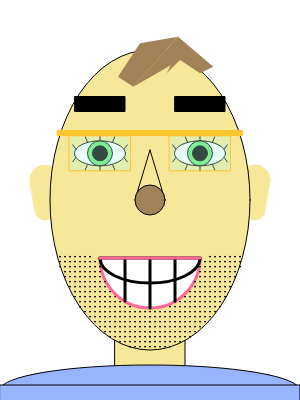
Frame 1 (no input)
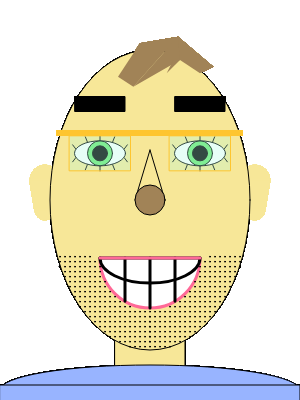
Frame 60 (no input)
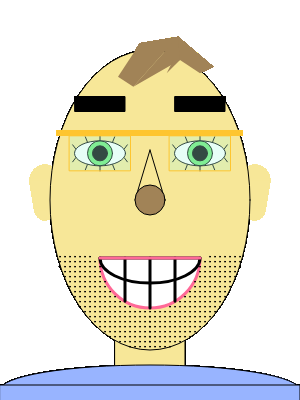
Frame 120 (the mouse pressed at the canvas centre since frame 60)

The p5.js sketch that drew these frames (run headless with seeded random() and noise() and a simulated clock; from frame 60 on, the mouse is pressed at the canvas centre):

// p5.js sketch
// ── sketch.js
/*
Face Assignment
Created by Ryan, Tagan, Sebastian, Tyler
March 25, 2019
*/

// do not scale// //some parts scalable, most not//
let facewidth = 200;
let faceheight = 300;

function setup() {
  // put setup code here
  // create the canvas
  createCanvas(300,400);

} // end setup

function draw() {
  // put drawing code here
  drawEars(width/4-30);
  drawEars(3*width/4+30);

  ellipseMode(CENTER);

  fill(247,231,152);
  //the upper boddy (by sebastian)
  rectMode(CENTER);
  rect(width/2,3*height/4+50,facewidth/2-30,faceheight/4+1);
  fill(152,180,255);
  ellipse(width/2,height-10,width,faceheight/6);
  rect(width/2,height,width,faceheight/10);
  //face
  fill(247,231,152);
  ellipse(width/2,height/2,facewidth,faceheight);

  drawEyes(width/3,height/2)
  drawEyes(width/1.5,height/2)
  drawHair(width/2,height/2);
  drawNose();
  drawMouth(width/2,height/1.55);

// facial hair (by ryan)

  drawFacialhair(width/2+60,height/1.5+15-5-5-5-5-5);
  drawFacialhair(width/2+55,height/1.5+20-5-5-5-5-5);
  drawFacialhair(width/2+50,height/1.5+25-5-5-5-5-5);
  drawFacialhair(width/2+5,height/1.5+70-5-5-5-5-5);
  drawFacialhair(width/2,height/1.5+75-5-5-5-5-5);

  drawFacialhair(width/2+65,height/1.5+10-5-5-5-5);
  drawFacialhair(width/2+60,height/1.5+15-5-5-5-5);
  drawFacialhair(width/2+55,height/1.5+20-5-5-5-5);
  drawFacialhair(width/2+50,height/1.5+25-5-5-5-5);
  drawFacialhair(width/2+10,height/1.5+65-5-5-5-5);
  drawFacialhair(width/2+5,height/1.5+70-5-5-5-5);
  drawFacialhair(width/2,height/1.5+75-5-5-5-5);

  drawFacialhair(width/2+70,height/1.5+5-5-5-5);
  drawFacialhair(width/2+65,height/1.5+10-5-5-5);
  drawFacialhair(width/2+60,height/1.5+15-5-5-5);
  drawFacialhair(width/2+55,height/1.5+20-5-5-5);
  drawFacialhair(width/2+50,height/1.5+25-5-5-5);
  drawFacialhair(width/2+45,height/1.5+30-5-5-5);
  drawFacialhair(width/2+25,height/1.5+50-5-5-5);
  drawFacialhair(width/2+20,height/1.5+55-5-5-5);
  drawFacialhair(width/2+15,height/1.5+60-5-5-5);
  drawFacialhair(width/2+10,height/1.5+65-5-5-5);
  drawFacialhair(width/2+5,height/1.5+70-5-5-5);
  drawFacialhair(width/2,height/1.5+75-5-5-5);

  drawFacialhair(width/2+75,height/1.5-5-5);
  drawFacialhair(width/2+70,height/1.5+5-5-5);
  drawFacialhair(width/2+65,height/1.5+10-5-5);
  drawFacialhair(width/2+60,height/1.5+15-5-5);
  drawFacialhair(width/2+55,height/1.5+20-5-5);
  drawFacialhair(width/2+50,height/1.5+25-5-5);
  drawFacialhair(width/2+45,height/1.5+30-5-5);
  drawFacialhair(width/2+40,height/1.5+35-5-5);
  drawFacialhair(width/2+35,height/1.5+40-5-5);
  drawFacialhair(width/2+30,height/1.5+45-5-5);
  drawFacialhair(width/2+25,height/1.5+50-5-5);
  drawFacialhair(width/2+20,height/1.5+55-5-5);
  drawFacialhair(width/2+15,height/1.5+60-5-5);
  drawFacialhair(width/2+10,height/1.5+65-5-5);
  drawFacialhair(width/2+5,height/1.5+70-5-5);
  drawFacialhair(width/2,height/1.5+75-5-5);

  drawFacialhair(width/2+80,height/1.5-5-5);
  drawFacialhair(width/2+75,height/1.5-5);
  drawFacialhair(width/2+70,height/1.5+5-5);
  drawFacialhair(width/2+65,height/1.5+10-5);
  drawFacialhair(width/2+60,height/1.5+15-5);
  drawFacialhair(width/2+55,height/1.5+20-5);
  drawFacialhair(width/2+50,height/1.5+25-5);
  drawFacialhair(width/2+45,height/1.5+30-5);
  drawFacialhair(width/2+40,height/1.5+35-5);
  drawFacialhair(width/2+35,height/1.5+40-5);
  drawFacialhair(width/2+30,height/1.5+45-5);
  drawFacialhair(width/2+25,height/1.5+50-5);
  drawFacialhair(width/2+20,height/1.5+55-5);
  drawFacialhair(width/2+15,height/1.5+60-5);
  drawFacialhair(width/2+10,height/1.5+65-5);
  drawFacialhair(width/2+5,height/1.5+70-5);
  drawFacialhair(width/2,height/1.5+75-5);

  drawFacialhair(width/2+85,height/1.5-10);
  drawFacialhair(width/2+80,height/1.5-5);
  drawFacialhair(width/2+75,height/1.5);
  drawFacialhair(width/2+70,height/1.5+5);
  drawFacialhair(width/2+65,height/1.5+10);
  drawFacialhair(width/2+60,height/1.5+15);
  drawFacialhair(width/2+55,height/1.5+20);
  drawFacialhair(width/2+50,height/1.5+25);
  drawFacialhair(width/2+45,height/1.5+30);
  drawFacialhair(width/2+40,height/1.5+35);
  drawFacialhair(width/2+35,height/1.5+40);
  drawFacialhair(width/2+30,height/1.5+45);
  drawFacialhair(width/2+25,height/1.5+50);
  drawFacialhair(width/2+20,height/1.5+55);
  drawFacialhair(width/2+15,height/1.5+60);
  drawFacialhair(width/2+10,height/1.5+65);
  drawFacialhair(width/2+5,height/1.5+70);
  drawFacialhair(width/2,height/1.5+75);

  drawFacialhair(width/2+90,height/1.5-10);
  drawFacialhair(width/2+85,height/1.5-5);
  drawFacialhair(width/2+80,height/1.5);
  drawFacialhair(width/2+75,height/1.5+5);
  drawFacialhair(width/2+70,height/1.5+10);
  drawFacialhair(width/2+65,height/1.5+15);
  drawFacialhair(width/2+60,height/1.5+20);
  drawFacialhair(width/2+55,height/1.5+25);
  drawFacialhair(width/2+50,height/1.5+30);
  drawFacialhair(width/2+45,height/1.5+35);
  drawFacialhair(width/2+40,height/1.5+40);
  drawFacialhair(width/2+35,height/1.5+45);
  drawFacialhair(width/2+30,height/1.5+50);
  drawFacialhair(width/2+25,height/1.5+55);
  drawFacialhair(width/2+20,height/1.5+60);
  drawFacialhair(width/2+15,height/1.5+65);
  drawFacialhair(width/2+10,height/1.5+70);
  drawFacialhair(width/2+5,height/1.5+75);
  drawFacialhair(width/2,height/1.5+80);

  drawFacialhair(width/2+90,height/1.5-5);
  drawFacialhair(width/2+85,height/1.5);
  drawFacialhair(width/2+80,height/1.5+5);
  drawFacialhair(width/2+75,height/1.5+10);
  drawFacialhair(width/2+70,height/1.5+15);
  drawFacialhair(width/2+65,height/1.5+20);
  drawFacialhair(width/2+60,height/1.5+25);
  drawFacialhair(width/2+55,height/1.5+30);
  drawFacialhair(width/2+50,height/1.5+35);
  drawFacialhair(width/2+45,height/1.5+40);
  drawFacialhair(width/2+40,height/1.5+45);
  drawFacialhair(width/2+35,height/1.5+50);
  drawFacialhair(width/2+30,height/1.5+55);
  drawFacialhair(width/2+25,height/1.5+60);
  drawFacialhair(width/2+20,height/1.5+65);
  drawFacialhair(width/2+15,height/1.5+70);
  drawFacialhair(width/2+10,height/1.5+75);
  drawFacialhair(width/2+5,height/1.5+80);

  drawFacialhair(width/2+90,height/1.5-5+5);
  drawFacialhair(width/2+85,height/1.5+5);
  drawFacialhair(width/2+80,height/1.5+5+5);
  drawFacialhair(width/2+75,height/1.5+10+5);
  drawFacialhair(width/2+70,height/1.5+15+5);
  drawFacialhair(width/2+65,height/1.5+20+5);
  drawFacialhair(width/2+60,height/1.5+25+5);
  drawFacialhair(width/2+55,height/1.5+30+5);
  drawFacialhair(width/2+50,height/1.5+35+5);
  drawFacialhair(width/2+45,height/1.5+40+5);
  drawFacialhair(width/2+40,height/1.5+45+5);
  drawFacialhair(width/2+35,height/1.5+50+5);
  drawFacialhair(width/2+30,height/1.5+55+5);
  drawFacialhair(width/2+25,height/1.5+60+5);
  drawFacialhair(width/2+20,height/1.5+65+5);
  drawFacialhair(width/2+15,height/1.5+70+5);
  drawFacialhair(width/2+10,height/1.5+75+5);

  drawFacialhair(width/2+85,height/1.5+5+5);
  drawFacialhair(width/2+80,height/1.5+5+5+5);
  drawFacialhair(width/2+75,height/1.5+10+5+5);
  drawFacialhair(width/2+70,height/1.5+15+5+5);
  drawFacialhair(width/2+65,height/1.5+20+5+5);
  drawFacialhair(width/2+60,height/1.5+25+5+5);
  drawFacialhair(width/2+55,height/1.5+30+5+5);
  drawFacialhair(width/2+50,height/1.5+35+5+5);
  drawFacialhair(width/2+45,height/1.5+40+5+5);
  drawFacialhair(width/2+40,height/1.5+45+5+5);
  drawFacialhair(width/2+35,height/1.5+50+5+5);
  drawFacialhair(width/2+30,height/1.5+55+5+5);
  drawFacialhair(width/2+25,height/1.5+60+5+5);
  drawFacialhair(width/2+20,height/1.5+65+5+5);
  drawFacialhair(width/2+15,height/1.5+70+5+5);

  drawFacialhair(width/2+80,height/1.5+5+5+5+5);
  drawFacialhair(width/2+75,height/1.5+10+5+5+5);
  drawFacialhair(width/2+70,height/1.5+15+5+5+5);
  drawFacialhair(width/2+65,height/1.5+20+5+5+5);
  drawFacialhair(width/2+60,height/1.5+25+5+5+5);
  drawFacialhair(width/2+55,height/1.5+30+5+5+5);
  drawFacialhair(width/2+50,height/1.5+35+5+5+5);
  drawFacialhair(width/2+45,height/1.5+40+5+5+5);
  drawFacialhair(width/2+40,height/1.5+45+5+5+5);
  drawFacialhair(width/2+35,height/1.5+50+5+5+5);
  drawFacialhair(width/2+30,height/1.5+55+5+5+5);
  drawFacialhair(width/2+25,height/1.5+60+5+5+5);
  drawFacialhair(width/2+20,height/1.5+65+5+5+5);

  drawFacialhair(width/2+75,height/1.5+10+5+5+5+5);
  drawFacialhair(width/2+70,height/1.5+15+5+5+5+5);
  drawFacialhair(width/2+65,height/1.5+20+5+5+5+5);
  drawFacialhair(width/2+60,height/1.5+25+5+5+5+5);
  drawFacialhair(width/2+55,height/1.5+30+5+5+5+5);
  drawFacialhair(width/2+50,height/1.5+35+5+5+5+5);
  drawFacialhair(width/2+45,height/1.5+40+5+5+5+5);
  drawFacialhair(width/2+40,height/1.5+45+5+5+5+5);
  drawFacialhair(width/2+35,height/1.5+50+5+5+5+5);
  drawFacialhair(width/2+30,height/1.5+55+5+5+5+5);

  drawFacialhair(width/2+70,height/1.5+15+5+5+5+5+5);
  drawFacialhair(width/2+65,height/1.5+20+5+5+5+5+5);
  drawFacialhair(width/2+60,height/1.5+25+5+5+5+5+5);
  drawFacialhair(width/2+55,height/1.5+30+5+5+5+5+5);
  drawFacialhair(width/2+50,height/1.5+35+5+5+5+5+5);
  drawFacialhair(width/2+45,height/1.5+40+5+5+5+5+5);
  drawFacialhair(width/2+40,height/1.5+45+5+5+5+5+5);


  drawFacialhair(width/2,height/1.5+75-5-5-5-5-5-5);


  drawFacialhair(width/2-60,height/1.5+15-5-5-5-5-5);
  drawFacialhair(width/2-55,height/1.5+20-5-5-5-5-5);
  drawFacialhair(width/2-50,height/1.5+25-5-5-5-5-5);
  drawFacialhair(width/2-5,height/1.5+70-5-5-5-5-5);
  drawFacialhair(width/2,height/1.5+75-5-5-5-5-5);

  drawFacialhair(width/2-65,height/1.5+10-5-5-5-5);
  drawFacialhair(width/2-60,height/1.5+15-5-5-5-5);
  drawFacialhair(width/2-55,height/1.5+20-5-5-5-5);
  drawFacialhair(width/2-50,height/1.5+25-5-5-5-5);
  drawFacialhair(width/2-10,height/1.5+65-5-5-5-5);
  drawFacialhair(width/2-5,height/1.5+70-5-5-5-5);
  drawFacialhair(width/2,height/1.5+75-5-5-5-5);

  drawFacialhair(width/2-70,height/1.5+5-5-5-5);
  drawFacialhair(width/2-65,height/1.5+10-5-5-5);
  drawFacialhair(width/2-60,height/1.5+15-5-5-5);
  drawFacialhair(width/2-55,height/1.5+20-5-5-5);
  drawFacialhair(width/2-50,height/1.5+25-5-5-5);
  drawFacialhair(width/2-45,height/1.5+30-5-5-5);
  drawFacialhair(width/2-25,height/1.5+50-5-5-5);
  drawFacialhair(width/2-20,height/1.5+55-5-5-5);
  drawFacialhair(width/2-15,height/1.5+60-5-5-5);
  drawFacialhair(width/2-10,height/1.5+65-5-5-5);
  drawFacialhair(width/2-5,height/1.5+70-5-5-5);
  drawFacialhair(width/2,height/1.5+75-5-5-5);

  drawFacialhair(width/2-75,height/1.5-5-5);
  drawFacialhair(width/2-70,height/1.5+5-5-5);
  drawFacialhair(width/2-65,height/1.5+10-5-5);
  drawFacialhair(width/2-60,height/1.5+15-5-5);
  drawFacialhair(width/2-55,height/1.5+20-5-5);
  drawFacialhair(width/2-50,height/1.5+25-5-5);
  drawFacialhair(width/2-45,height/1.5+30-5-5);
  drawFacialhair(width/2-40,height/1.5+35-5-5);
  drawFacialhair(width/2-35,height/1.5+40-5-5);
  drawFacialhair(width/2-30,height/1.5+45-5-5);
  drawFacialhair(width/2-25,height/1.5+50-5-5);
  drawFacialhair(width/2-20,height/1.5+55-5-5);
  drawFacialhair(width/2-15,height/1.5+60-5-5);
  drawFacialhair(width/2-10,height/1.5+65-5-5);
  drawFacialhair(width/2-5,height/1.5+70-5-5);
  drawFacialhair(width/2,height/1.5+75-5-5);

  drawFacialhair(width/2-80,height/1.5-5-5);
  drawFacialhair(width/2-75,height/1.5-5);
  drawFacialhair(width/2-70,height/1.5+5-5);
  drawFacialhair(width/2-65,height/1.5+10-5);
  drawFacialhair(width/2-60,height/1.5+15-5);
  drawFacialhair(width/2-55,height/1.5+20-5);
  drawFacialhair(width/2-50,height/1.5+25-5);
  drawFacialhair(width/2-45,height/1.5+30-5);
  drawFacialhair(width/2-40,height/1.5+35-5);
  drawFacialhair(width/2-35,height/1.5+40-5);
  drawFacialhair(width/2-30,height/1.5+45-5);
  drawFacialhair(width/2-25,height/1.5+50-5);
  drawFacialhair(width/2-20,height/1.5+55-5);
  drawFacialhair(width/2-15,height/1.5+60-5);
  drawFacialhair(width/2-10,height/1.5+65-5);
  drawFacialhair(width/2-5,height/1.5+70-5);
  drawFacialhair(width/2,height/1.5+75-5);

  drawFacialhair(width/2-85,height/1.5-10);
  drawFacialhair(width/2-80,height/1.5-5);
  drawFacialhair(width/2-75,height/1.5);
  drawFacialhair(width/2-70,height/1.5+5);
  drawFacialhair(width/2-65,height/1.5+10);
  drawFacialhair(width/2-60,height/1.5+15);
  drawFacialhair(width/2-55,height/1.5+20);
  drawFacialhair(width/2-50,height/1.5+25);
  drawFacialhair(width/2-45,height/1.5+30);
  drawFacialhair(width/2-40,height/1.5+35);
  drawFacialhair(width/2-35,height/1.5+40);
  drawFacialhair(width/2-30,height/1.5+45);
  drawFacialhair(width/2-25,height/1.5+50);
  drawFacialhair(width/2-20,height/1.5+55);
  drawFacialhair(width/2-15,height/1.5+60);
  drawFacialhair(width/2-10,height/1.5+65);
  drawFacialhair(width/2-5,height/1.5+70);
  drawFacialhair(width/2,height/1.5+75);

  drawFacialhair(width/2-90,height/1.5-10);
  drawFacialhair(width/2-85,height/1.5-5);
  drawFacialhair(width/2-80,height/1.5);
  drawFacialhair(width/2-75,height/1.5+5);
  drawFacialhair(width/2-70,height/1.5+10);
  drawFacialhair(width/2-65,height/1.5+15);
  drawFacialhair(width/2-60,height/1.5+20);
  drawFacialhair(width/2-55,height/1.5+25);
  drawFacialhair(width/2-50,height/1.5+30);
  drawFacialhair(width/2-45,height/1.5+35);
  drawFacialhair(width/2-40,height/1.5+40);
  drawFacialhair(width/2-35,height/1.5+45);
  drawFacialhair(width/2-30,height/1.5+50);
  drawFacialhair(width/2-25,height/1.5+55);
  drawFacialhair(width/2-20,height/1.5+60);
  drawFacialhair(width/2-15,height/1.5+65);
  drawFacialhair(width/2-10,height/1.5+70);
  drawFacialhair(width/2-5,height/1.5+75);

  drawFacialhair(width/2-90,height/1.5-5);
  drawFacialhair(width/2-85,height/1.5);
  drawFacialhair(width/2-80,height/1.5+5);
  drawFacialhair(width/2-75,height/1.5+10);
  drawFacialhair(width/2-70,height/1.5+15);
  drawFacialhair(width/2-65,height/1.5+20);
  drawFacialhair(width/2-60,height/1.5+25);
  drawFacialhair(width/2-55,height/1.5+30);
  drawFacialhair(width/2-50,height/1.5+35);
  drawFacialhair(width/2-45,height/1.5+40);
  drawFacialhair(width/2-40,height/1.5+45);
  drawFacialhair(width/2-35,height/1.5+50);
  drawFacialhair(width/2-30,height/1.5+55);
  drawFacialhair(width/2-25,height/1.5+60);
  drawFacialhair(width/2-20,height/1.5+65);
  drawFacialhair(width/2-15,height/1.5+70);
  drawFacialhair(width/2-10,height/1.5+75);
  drawFacialhair(width/2-5,height/1.5+80);

  drawFacialhair(width/2-90,height/1.5-5+5);
  drawFacialhair(width/2-85,height/1.5+5);
  drawFacialhair(width/2-80,height/1.5+5+5);
  drawFacialhair(width/2-75,height/1.5+10+5);
  drawFacialhair(width/2-70,height/1.5+15+5);
  drawFacialhair(width/2-65,height/1.5+20+5);
  drawFacialhair(width/2-60,height/1.5+25+5);
  drawFacialhair(width/2-55,height/1.5+30+5);
  drawFacialhair(width/2-50,height/1.5+35+5);
  drawFacialhair(width/2-45,height/1.5+40+5);
  drawFacialhair(width/2-40,height/1.5+45+5);
  drawFacialhair(width/2-35,height/1.5+50+5);
  drawFacialhair(width/2-30,height/1.5+55+5);
  drawFacialhair(width/2-25,height/1.5+60+5);
  drawFacialhair(width/2-20,height/1.5+65+5);
  drawFacialhair(width/2-15,height/1.5+70+5);
  drawFacialhair(width/2-10,height/1.5+75+5);

  drawFacialhair(width/2-85,height/1.5+5+5);
  drawFacialhair(width/2-80,height/1.5+5+5+5);
  drawFacialhair(width/2-75,height/1.5+10+5+5);
  drawFacialhair(width/2-70,height/1.5+15+5+5);
  drawFacialhair(width/2-65,height/1.5+20+5+5);
  drawFacialhair(width/2-60,height/1.5+25+5+5);
  drawFacialhair(width/2-55,height/1.5+30+5+5);
  drawFacialhair(width/2-50,height/1.5+35+5+5);
  drawFacialhair(width/2-45,height/1.5+40+5+5);
  drawFacialhair(width/2-40,height/1.5+45+5+5);
  drawFacialhair(width/2-35,height/1.5+50+5+5);
  drawFacialhair(width/2-30,height/1.5+55+5+5);
  drawFacialhair(width/2-25,height/1.5+60+5+5);
  drawFacialhair(width/2-20,height/1.5+65+5+5);
  drawFacialhair(width/2-15,height/1.5+70+5+5);

  drawFacialhair(width/2-80,height/1.5+5+5+5+5);
  drawFacialhair(width/2-75,height/1.5+10+5+5+5);
  drawFacialhair(width/2-70,height/1.5+15+5+5+5);
  drawFacialhair(width/2-65,height/1.5+20+5+5+5);
  drawFacialhair(width/2-60,height/1.5+25+5+5+5);
  drawFacialhair(width/2-55,height/1.5+30+5+5+5);
  drawFacialhair(width/2-50,height/1.5+35+5+5+5);
  drawFacialhair(width/2-45,height/1.5+40+5+5+5);
  drawFacialhair(width/2-40,height/1.5+45+5+5+5);
  drawFacialhair(width/2-35,height/1.5+50+5+5+5);
  drawFacialhair(width/2-30,height/1.5+55+5+5+5);
  drawFacialhair(width/2-25,height/1.5+60+5+5+5);
  drawFacialhair(width/2-20,height/1.5+65+5+5+5);

  drawFacialhair(width/2-75,height/1.5+10+5+5+5+5);
  drawFacialhair(width/2-70,height/1.5+15+5+5+5+5);
  drawFacialhair(width/2-65,height/1.5+20+5+5+5+5);
  drawFacialhair(width/2-60,height/1.5+25+5+5+5+5);
  drawFacialhair(width/2-55,height/1.5+30+5+5+5+5);
  drawFacialhair(width/2-50,height/1.5+35+5+5+5+5);
  drawFacialhair(width/2-45,height/1.5+40+5+5+5+5);
  drawFacialhair(width/2-40,height/1.5+45+5+5+5+5);
  drawFacialhair(width/2-35,height/1.5+50+5+5+5+5);
  drawFacialhair(width/2-30,height/1.5+55+5+5+5+5);

  drawFacialhair(width/2-70,height/1.5+15+5+5+5+5+5);
  drawFacialhair(width/2-65,height/1.5+20+5+5+5+5+5);
  drawFacialhair(width/2-60,height/1.5+25+5+5+5+5+5);
  drawFacialhair(width/2-55,height/1.5+30+5+5+5+5+5);
  drawFacialhair(width/2-50,height/1.5+35+5+5+5+5+5);
  drawFacialhair(width/2-45,height/1.5+40+5+5+5+5+5);
  drawFacialhair(width/2-40,height/1.5+45+5+5+5+5+5);

  drawEyebrows();
  drawGlasses();

} // end draw

//eyes created by Sebastian
function drawEyes(x,y) {
  let eyewidth=facewidth-150;
  let eyeheight=faceheight-275;
  //the main part of the eye
  fill(255);
  ellipseMode(CENTER);
  ellipse(x,2*y/3+20,facewidth-149,faceheight-275);
  fill(109,230,115);
  ellipse(x,2*y/3+20,facewidth-175,faceheight-275);
  fill(0);
  ellipse(x,2*y/3+20,facewidth-185,faceheight-285);
  fill(255);
//eyelashes
  line(x,2*y/3+20+eyeheight/2,x,2*y/3+20+eyeheight/2+5);
  line(x-eyewidth/3+4,2*y/3+20+eyeheight/2-1,x-eyewidth/3+2,2*y/3+20+eyeheight/2+4);
  line(x+eyewidth/3-4,2*y/3+20+eyeheight/2-1,x+eyewidth/3-2,2*y/3+20+eyeheight/2+4);
  line(x-1.7*eyewidth/3+4,2*y/3+20+eyeheight/2-8,x-1.7*eyewidth/3+1,2*y/3+20+eyeheight/2-4);
  line(x+1.7*eyewidth/3-4,2*y/3+20+eyeheight/2-8,x+1.7*eyewidth/3-1,2*y/3+20+eyeheight/2-4);
  line(x,2*y/3-eyeheight/2+20,x,2*y/3+20-eyeheight/2-5);
  line(x-eyewidth/3+4,2*y/3+20-eyeheight/2+1,x-eyewidth/3+2,2*y/3+20-eyeheight/2-4);
  line(x+eyewidth/3-4,2*y/3+20-eyeheight/2+1,x+eyewidth/3-2,2*y/3+20-eyeheight/2-4);
  line(x-1.7*eyewidth/3+4,2*y/3+20-eyeheight/2+8,x-1.7*eyewidth/3+1,2*y/3+20-eyeheight/2+4);
  line(x+1.7*eyewidth/3-4,2*y/3+20-eyeheight/2+8,x+1.7*eyewidth/3-1,2*y/3+20-eyeheight/2+4);
}



function drawHair(x,y) {
  //hair created by Tyler
//the hair
let hairwidth = facewidth-100
let hairheight = faceheight-200
fill(161,131,87);
noStroke();
quad(200/2/0.75,130/3*2,177/2/0.75,115/3*2,210/2/0.75,65/3*2,267/2/0.75,55/3*2);
quad(200/2/0.75,130/3*2,267/2/0.75,55/3*2,290/2/0.75,90/3*2,270/2/0.75,90/3*2);
quad(267/2/0.75,55/3*2,270/2/0.75,90/3*2,300/2/0.75,110/3*2,320/2/0.75,100/3*2);
triangle(270/2/0.75,90/3*2,250/2/0.75,110/3*2,260/2/0.75,90/3*2);
stroke(0);
}

function drawNose(){
  //Nose done by Tagan
  var noseSize = 30;
line(135,200,150,150);
line(165,200,150,150);
ellipse(150, 200, noseSize, noseSize);

}

function drawEyebrows(){
//done by Tagan
var eyebrowHeight = 15
var eyebrowWidth = 50
var eyebrowPlacementone = 100
var eyebrowPlacementtwo = 200
rect(eyebrowPlacementone,faceheight-196, eyebrowWidth, eyebrowHeight);
rect(eyebrowPlacementtwo,faceheight-196, eyebrowWidth, eyebrowHeight);

}



// mouth (by ryan)
function drawMouth(x,y) {
  // lips
  fill(255);
  stroke(255,105,151);
  strokeWeight(3);
  arc(x,y,facewidth/2,faceheight/3,0,PI);
  stroke(0);
  arc(x,y,facewidth/2,faceheight/6,0,PI);

  //teeth
  line(x-50,y,x+50,y);
  line(x,y,x,y+50);
  line(x+25,y,x+25,y+43);
  line(x-25,y,x-25,y+43);
  stroke(255,105,151);
  line(x-50,y,x+50,y);
  stroke(0);
  strokeWeight(1);

  fill(255);

} // end drawMouth

// facial hair (by ryan)
function drawFacialhair(x,y) {
  //stubble
  fill(0);
  ellipse(x,y,1,1)

} // end drawFacialhair

function drawGlasses() {
  //Glasses by Sebastian
  let x = width/3;
  let y = height/2;
rectMode(CENTER);
//Lenses
fill(173,252,228,75);
stroke(254,197,47);
rect(x,2*y/3+20,facewidth-139,faceheight-265);
x=width/1.5;
rect(x,2*y/3+20,facewidth-139,faceheight-265);
//frame
fill(254,197,47);
y = height/2-18.5;
x = width/2;
rect(x,2*y/3+20-8,facewidth-15,faceheight-295);
fill(255);
stroke(0);
}

function drawEars(x) {
  //by Sebastian
    fill(247,231,152);
    stroke(247,231,152);
  ellipseMode(CENTER);
  ellipse(x,height/2-20,facewidth/facewidth*30,facewidth/facewidth*30);
  ellipse(x,height/2+10,faceheight/faceheight*20,faceheight/faceheight*20);
quad(x-15,height/2-20,x+15,height/2-20,x+10,height/2+10,x-10,height/2+10);
stroke(0);

}
